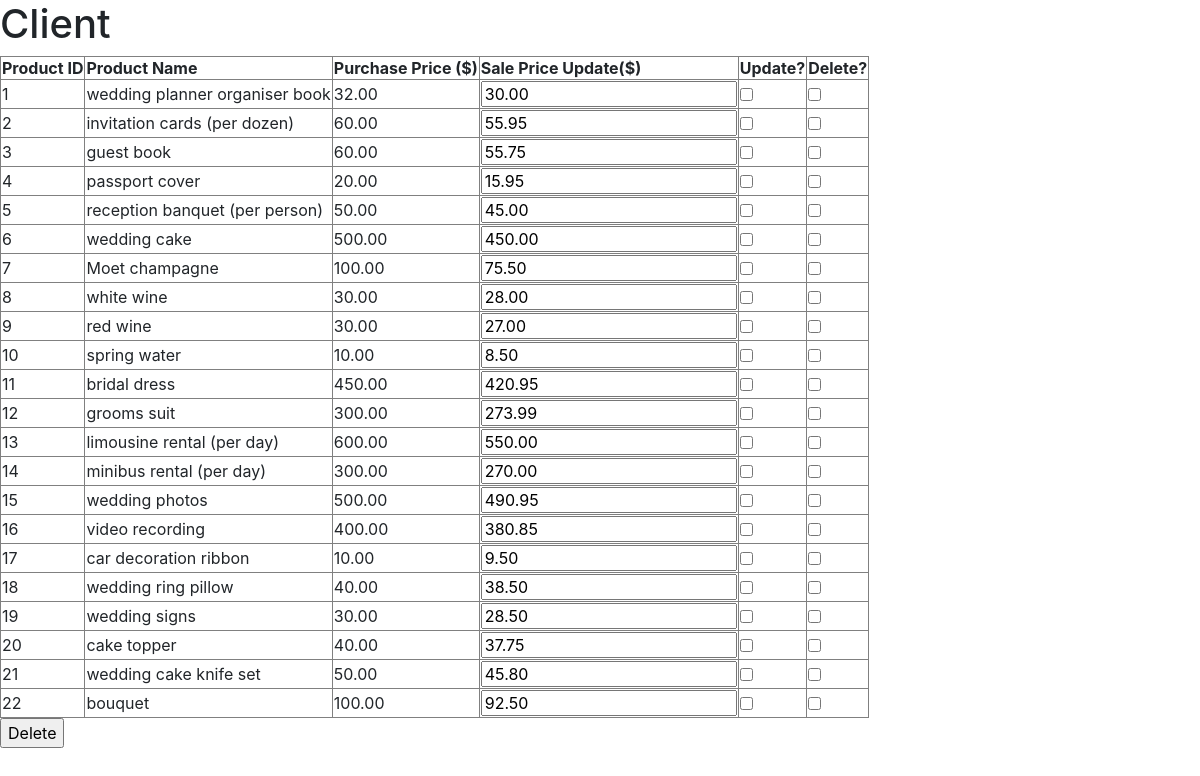
The app's page /productPage_Seabrook.php with its own data.
### tables this page shows
create table products (
    id int(11) not null auto_increment primary key, 
    name varchar(64) not null, 
    purchase_price decimal(9,2) not null,
    sale_price decimal(9,2) not null
);

### productPage_Seabrook.php (the view, shortened to what this page needs)
<html>
<head>
    <link rel="stylesheet" href="https://stackpath.bootstrapcdn.com/bootstrap/4.5.2/css/bootstrap.min.css">
</head>
<body>
<h1>Client</h1>
<?php
include("connection.php");
$stmt = $dbh->prepare("SELECT * FROM products");
$stmt->execute();
?>
<form method="post">
    <table border = "1">
        <tr>
            <th>Product ID</th>
            <th>Product Name</th>
            <th>Purchase Price ($)</th>
            <th>Sale Price Update($) </th>
            <th>Update?</th>
            <th>Delete?</th>
        </tr>
        <?php
        while($row = $stmt -> fetchObject()):
            ?>
            <tr>
                <td><?php echo $row -> id; ?></td>
                <td><?php echo $row -> name; ?></td>
                <td><?php echo $row -> purchase_price; ?></td>
                <td><input type="text" name="sale_price[]" value="<?php echo $row->sale_price; ?>"/></td>
                <td>
                    <input type="checkbox" name="update[]" value="<?php echo $row->id; ?>"/>
                </td>
                <td>
                    <input type="checkbox" name="delete[]" value="<?php echo $row->id;?>">
                </td>
            </tr>
        <?php endwhile; ?>
    </table>
    <input type="Submit" Value="Delete">
</form>
</body>
</html>

### records on screen
products: id "1", name "wedding planner organiser book", purchase_price "32.00", sale_price "30.00"
products: id "2", name "invitation cards (per dozen)", purchase_price "60.00", sale_price "55.95"
products: id "3", name "guest book", purchase_price "60.00", sale_price "55.75"
products: id "4", name "passport cover", purchase_price "20.00", sale_price "15.95"
products: id "5", name "reception banquet (per person)", purchase_price "50.00", sale_price "45.00"
products: id "6", name "wedding cake", purchase_price "500.00", sale_price "450.00"
products: id "7", name "Moet champagne", purchase_price "100.00", sale_price "75.50"
products: id "8", name "white wine", purchase_price "30.00", sale_price "28.00"
products: id "9", name "red wine", purchase_price "30.00", sale_price "27.00"
products: id "10", name "spring water", purchase_price "10.00", sale_price "8.50"
products: id "11", name "bridal dress", purchase_price "450.00", sale_price "420.95"
products: id "12", name "grooms suit", purchase_price "300.00", sale_price "273.99"
products: id "13", name "limousine rental (per day)", purchase_price "600.00", sale_price "550.00"
products: id "14", name "minibus rental (per day)", purchase_price "300.00", sale_price "270.00"
products: id "15", name "wedding photos", purchase_price "500.00", sale_price "490.95"
products: id "16", name "video recording", purchase_price "400.00", sale_price "380.85"
products: id "17", name "car decoration ribbon", purchase_price "10.00", sale_price "9.50"
products: id "18", name "wedding ring pillow", purchase_price "40.00", sale_price "38.50"
products: id "19", name "wedding signs", purchase_price "30.00", sale_price "28.50"
products: id "20", name "cake topper", purchase_price "40.00", sale_price "37.75"
products: id "21", name "wedding cake knife set", purchase_price "50.00", sale_price "45.80"
products: id "22", name "bouquet", purchase_price "100.00", sale_price "92.50"
